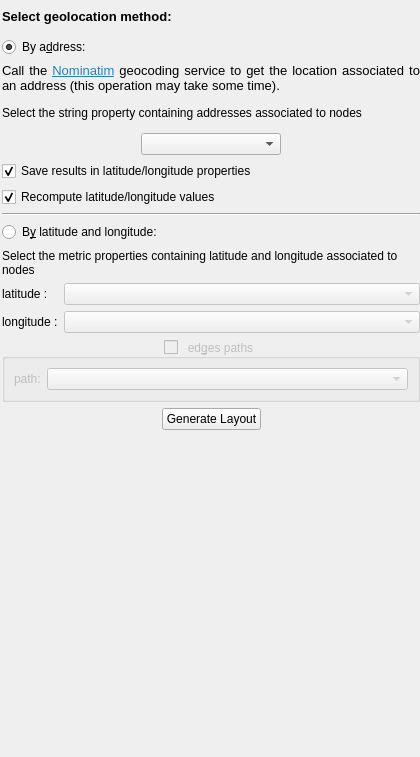
<?xml version="1.0" encoding="UTF-8"?>
<ui version="4.0">
 <class>GeolocationConfigWidget</class>
 <widget class="QWidget" name="GeolocationConfigWidget">
  <property name="geometry">
   <rect>
    <x>0</x>
    <y>0</y>
    <width>420</width>
    <height>757</height>
   </rect>
  </property>
  <property name="windowTitle">
   <string>Geolocation</string>
  </property>
  <layout class="QVBoxLayout" name="verticalLayout_3">
   <property name="spacing">
    <number>0</number>
   </property>
   <property name="leftMargin">
    <number>2</number>
   </property>
   <property name="topMargin">
    <number>2</number>
   </property>
   <property name="rightMargin">
    <number>0</number>
   </property>
   <property name="bottomMargin">
    <number>0</number>
   </property>
   <item>
    <widget class="QScrollArea" name="scrollArea">
     <property name="sizePolicy">
      <sizepolicy hsizetype="Preferred" vsizetype="Preferred">
       <horstretch>0</horstretch>
       <verstretch>0</verstretch>
      </sizepolicy>
     </property>
     <property name="frameShape">
      <enum>QFrame::NoFrame</enum>
     </property>
     <property name="widgetResizable">
      <bool>true</bool>
     </property>
     <widget class="QWidget" name="scrollAreaWidgetContents">
      <property name="geometry">
       <rect>
        <x>0</x>
        <y>0</y>
        <width>418</width>
        <height>528</height>
       </rect>
      </property>
      <property name="sizePolicy">
       <sizepolicy hsizetype="Preferred" vsizetype="Fixed">
        <horstretch>0</horstretch>
        <verstretch>0</verstretch>
       </sizepolicy>
      </property>
      <layout class="QVBoxLayout" name="verticalLayout_2">
       <property name="leftMargin">
        <number>0</number>
       </property>
       <property name="topMargin">
        <number>0</number>
       </property>
       <property name="rightMargin">
        <number>0</number>
       </property>
       <property name="bottomMargin">
        <number>0</number>
       </property>
       <item>
        <widget class="QLabel" name="label">
         <property name="text">
          <string>&lt;!DOCTYPE HTML PUBLIC &quot;-//W3C//DTD HTML 4.0//EN&quot; &quot;http://www.w3.org/TR/REC-html40/strict.dtd&quot;&gt;
&lt;html&gt;&lt;head&gt;&lt;meta name=&quot;qrichtext&quot; content=&quot;1&quot; /&gt;&lt;style type=&quot;text/css&quot;&gt;
p, li { white-space: pre-wrap; }
&lt;/style&gt;&lt;/head&gt;&lt;body style=&quot; font-family:'Noto Sans'; font-size:10pt; font-weight:400; font-style:normal;&quot;&gt;
&lt;p style=&quot; margin-top:0px; margin-bottom:0px; margin-left:0px; margin-right:0px; -qt-block-indent:0; text-indent:0px;&quot;&gt;&lt;span style=&quot; font-family:'Sans'; font-weight:600;&quot;&gt;Select geolocation method:&lt;/span&gt;&lt;/p&gt;&lt;/body&gt;&lt;/html&gt;</string>
         </property>
        </widget>
       </item>
       <item>
        <widget class="QRadioButton" name="addressLocRB">
         <property name="text">
          <string>By a&amp;ddress:</string>
         </property>
         <property name="checked">
          <bool>true</bool>
         </property>
        </widget>
       </item>
       <item>
        <widget class="QLabel" name="label_6">
         <property name="text">
          <string>&lt;!DOCTYPE HTML PUBLIC &quot;-//W3C//DTD HTML 4.0//EN&quot; &quot;http://www.w3.org/TR/REC-html40/strict.dtd&quot;&gt;
&lt;html&gt;&lt;head&gt;&lt;meta name=&quot;qrichtext&quot; content=&quot;1&quot; /&gt;&lt;style type=&quot;text/css&quot;&gt;
p, li { white-space: pre-wrap; }
&lt;/style&gt;&lt;/head&gt;&lt;body style=&quot; font-family:'Noto Sans'; font-size:10pt; font-weight:400; font-style:normal;&quot;&gt;
&lt;p align=&quot;justify&quot; style=&quot; margin-top:12px; margin-bottom:12px; margin-left:0px; margin-right:0px; -qt-block-indent:0; text-indent:0px;&quot;&gt;Call the &lt;a href=&quot;https://nominatim.openstreetmap.org/&quot;&gt;&lt;span style=&quot; text-decoration: underline; color:#2980b9;&quot;&gt;Nominatim&lt;/span&gt;&lt;/a&gt; geocoding service to get the location associated to an address (this operation may take some time).&lt;/p&gt;&lt;/body&gt;&lt;/html&gt;</string>
         </property>
         <property name="wordWrap">
          <bool>true</bool>
         </property>
         <property name="openExternalLinks">
          <bool>true</bool>
         </property>
        </widget>
       </item>
       <item>
        <widget class="QLabel" name="label_2">
         <property name="text">
          <string>Select the string property containing addresses associated to nodes</string>
         </property>
         <property name="wordWrap">
          <bool>true</bool>
         </property>
        </widget>
       </item>
       <item>
        <layout class="QHBoxLayout" name="horizontalLayout_3">
         <item>
          <spacer name="horizontalSpacer">
           <property name="orientation">
            <enum>Qt::Horizontal</enum>
           </property>
           <property name="sizeHint" stdset="0">
            <size>
             <width>40</width>
             <height>20</height>
            </size>
           </property>
          </spacer>
         </item>
         <item>
          <widget class="QComboBox" name="addressPropCB">
           <property name="sizePolicy">
            <sizepolicy hsizetype="Expanding" vsizetype="Fixed">
             <horstretch>0</horstretch>
             <verstretch>0</verstretch>
            </sizepolicy>
           </property>
          </widget>
         </item>
         <item>
          <spacer name="horizontalSpacer_2">
           <property name="orientation">
            <enum>Qt::Horizontal</enum>
           </property>
           <property name="sizeHint" stdset="0">
            <size>
             <width>40</width>
             <height>20</height>
            </size>
           </property>
          </spacer>
         </item>
        </layout>
       </item>
       <item>
        <widget class="QCheckBox" name="createLatLngPropsCB">
         <property name="toolTip">
          <string>If checked, a &quot;latitude&quot; and &quot;longitude&quot; properties are created to store the values retrieved for the geolocation server</string>
         </property>
         <property name="text">
          <string>Save results in latitude/longitude properties</string>
         </property>
         <property name="checked">
          <bool>true</bool>
         </property>
        </widget>
       </item>
       <item>
        <widget class="QCheckBox" name="resetLatLngValuesCB">
         <property name="toolTip">
          <string>If not checked, latitude and longitude values are retrieved only when not set.</string>
         </property>
         <property name="text">
          <string>Recompute latitude/longitude values</string>
         </property>
         <property name="checked">
          <bool>true</bool>
         </property>
        </widget>
       </item>
       <item>
        <widget class="Line" name="line">
         <property name="orientation">
          <enum>Qt::Horizontal</enum>
         </property>
        </widget>
       </item>
       <item>
        <widget class="QRadioButton" name="latLngRB">
         <property name="text">
          <string>B&amp;y latitude and longitude: </string>
         </property>
        </widget>
       </item>
       <item>
        <widget class="QLabel" name="label_3">
         <property name="text">
          <string>Select the metric properties containing latitude and longitude associated to nodes</string>
         </property>
         <property name="wordWrap">
          <bool>true</bool>
         </property>
        </widget>
       </item>
       <item>
        <layout class="QHBoxLayout" name="horizontalLayout_2">
         <item>
          <widget class="QLabel" name="label_4">
           <property name="enabled">
            <bool>true</bool>
           </property>
           <property name="text">
            <string>latitude :   </string>
           </property>
          </widget>
         </item>
         <item>
          <widget class="QComboBox" name="latPropCB">
           <property name="enabled">
            <bool>false</bool>
           </property>
           <property name="sizePolicy">
            <sizepolicy hsizetype="Expanding" vsizetype="Fixed">
             <horstretch>0</horstretch>
             <verstretch>0</verstretch>
            </sizepolicy>
           </property>
          </widget>
         </item>
        </layout>
       </item>
       <item>
        <layout class="QHBoxLayout" name="horizontalLayout">
         <item>
          <widget class="QLabel" name="label_5">
           <property name="text">
            <string>longitude :</string>
           </property>
          </widget>
         </item>
         <item>
          <widget class="QComboBox" name="lngPropCB">
           <property name="enabled">
            <bool>false</bool>
           </property>
           <property name="sizePolicy">
            <sizepolicy hsizetype="Expanding" vsizetype="Fixed">
             <horstretch>0</horstretch>
             <verstretch>0</verstretch>
            </sizepolicy>
           </property>
          </widget>
         </item>
        </layout>
       </item>
       <item>
        <widget class="QGroupBox" name="edgesControlPointsGB">
         <property name="enabled">
          <bool>false</bool>
         </property>
         <property name="title">
          <string>ed&amp;ges paths</string>
         </property>
         <property name="alignment">
          <set>Qt::AlignCenter</set>
         </property>
         <property name="checkable">
          <bool>true</bool>
         </property>
         <property name="checked">
          <bool>false</bool>
         </property>
         <layout class="QVBoxLayout" name="verticalLayout">
          <item>
           <layout class="QHBoxLayout" name="horizontalLayout_5">
            <item>
             <widget class="QLabel" name="label_7">
              <property name="text">
               <string>path:</string>
              </property>
             </widget>
            </item>
            <item>
             <widget class="QComboBox" name="edgesPathsPropertyCB">
              <property name="sizePolicy">
               <sizepolicy hsizetype="Expanding" vsizetype="Fixed">
                <horstretch>0</horstretch>
                <verstretch>0</verstretch>
               </sizepolicy>
              </property>
              <property name="toolTip">
               <string>&lt;html&gt;&lt;head/&gt;&lt;body&gt;&lt;p&gt;Select a double vector property containing lists of &lt;br/&gt;latitude/longitude (in the form [lat1, lng1, lat2, lng2, ...]) &lt;br/&gt;defining paths for edges&lt;/p&gt;&lt;/body&gt;&lt;/html&gt;</string>
              </property>
             </widget>
            </item>
           </layout>
          </item>
         </layout>
        </widget>
       </item>
       <item>
        <layout class="QHBoxLayout" name="horizontalLayout_4">
         <item>
          <spacer name="horizontalSpacer_6">
           <property name="orientation">
            <enum>Qt::Horizontal</enum>
           </property>
           <property name="sizeHint" stdset="0">
            <size>
             <width>40</width>
             <height>20</height>
            </size>
           </property>
          </spacer>
         </item>
         <item>
          <widget class="QPushButton" name="genLayoutButton">
           <property name="text">
            <string>Generate Layout</string>
           </property>
          </widget>
         </item>
         <item>
          <spacer name="horizontalSpacer_5">
           <property name="orientation">
            <enum>Qt::Horizontal</enum>
           </property>
           <property name="sizeHint" stdset="0">
            <size>
             <width>40</width>
             <height>20</height>
            </size>
           </property>
          </spacer>
         </item>
        </layout>
       </item>
      </layout>
     </widget>
    </widget>
   </item>
  </layout>
 </widget>
 <resources/>
 <connections/>
</ui>
